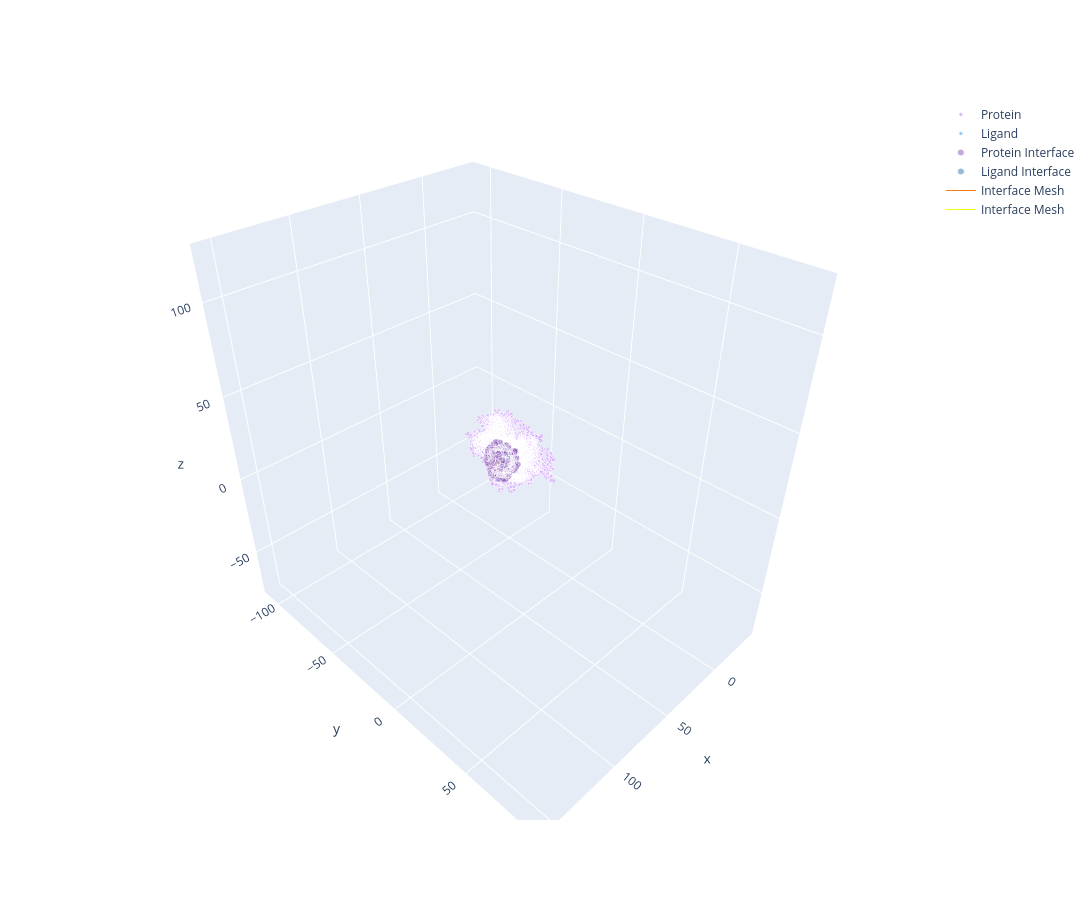

Here is the notebook cell this chart was saved with:
### Code cell
lig_neighbors_idx, prot_neighbors_idx = find_neighbor_indexes(
        lig_xyz,
        prot_xyz,
        6.0,
    )

prot_full = go.Scatter3d(
    x=prot_xyz.T[0],
    y=prot_xyz.T[1],
    z=prot_xyz.T[2],
    marker=go.scatter3d.Marker(
        color="#CD9EF7",
        size=prot_vdw*3,
    ),
    mode="markers",
    name="Protein",
)
lig_full = go.Scatter3d(
    x=lig_xyz.T[0],
    y=lig_xyz.T[1],
    z=lig_xyz.T[2],
    marker=go.scatter3d.Marker(
        color="#64BAFF",
        size=lig_vdw*3,
    ),
    mode="markers",
    name="Ligand",
)
prot_interface = go.Scatter3d(
    x=prot_xyz.T[0, prot_neighbors_idx],
    y=prot_xyz.T[1, prot_neighbors_idx],
    z=prot_xyz.T[2, prot_neighbors_idx],
    marker=go.scatter3d.Marker(
        color="#8A56B9",
        size=prot_vdw*5,
        opacity=0.5,
    ),
    mode="markers",
    name="Protein Interface",
)
lig_interface = go.Scatter3d(
    x=lig_xyz.T[0, lig_neighbors_idx],
    y=lig_xyz.T[1, lig_neighbors_idx],
    z=lig_xyz.T[2, lig_neighbors_idx],
    marker=go.scatter3d.Marker(
        color="#317AB5",
        size=lig_vdw*5,
        opacity=0.5,
    ),
    mode="markers",
    name="Ligand Interface",
)
interface = go.Mesh3d(
    x=smooth_mesh.vertices.T[0],
    y=smooth_mesh.vertices.T[1],
    z=smooth_mesh.vertices.T[2],
    i=smooth_mesh.faces.T[0],
    j=smooth_mesh.faces.T[1],
    k=smooth_mesh.faces.T[2],
    opacity=0.1,
    flatshading=True,
    color="#FFA154",
    name="Interface",
)

interface2 = go.Mesh3d(
    x=weird_mesh.vertices.T[0],
    y=weird_mesh.vertices.T[1],
    z=weird_mesh.vertices.T[2],
    i=weird_mesh.faces.T[0],
    j=weird_mesh.faces.T[1],
    k=weird_mesh.faces.T[2],
    opacity=0.2,
    flatshading=True,
    color="#FFFF54",
    name="Interface",
)

x_edges, y_edges, z_edges = [], [], []
for face in smooth_mesh.faces:
    for i in range(3):
        v0, v1 = face[i], face[(i+1)%3]
        x_edges.extend([smooth_mesh.vertices[v0,0], smooth_mesh.vertices[v1,0], None])
        y_edges.extend([smooth_mesh.vertices[v0,1], smooth_mesh.vertices[v1,1], None])
        z_edges.extend([smooth_mesh.vertices[v0,2], smooth_mesh.vertices[v1,2], None])

grid = go.Scatter3d(
    x=x_edges, y=y_edges, z=z_edges,
    mode='lines',
    line=dict(color='#F47B18', width=1),
    hoverinfo='skip',
    name="Interface Mesh",
)
x_edges, y_edges, z_edges = [], [], []
for face in weird_mesh.faces:
    for i in range(3):
        v0, v1 = face[i], face[(i+1)%3]
        x_edges.extend([weird_mesh.vertices[v0,0], weird_mesh.vertices[v1,0], None])
        y_edges.extend([weird_mesh.vertices[v0,1], weird_mesh.vertices[v1,1], None])
        z_edges.extend([weird_mesh.vertices[v0,2], weird_mesh.vertices[v1,2], None])

grid2 = go.Scatter3d(
    x=x_edges, y=y_edges, z=z_edges,
    mode='lines',
    line=dict(color='#F4FF18', width=1),
    hoverinfo='skip',
    name="Interface Mesh",
)

fig = go.Figure(
    data=[
        prot_full,
        lig_full,
        prot_interface,
        lig_interface,
        interface,
        interface2,
        grid,
        grid2,
        
    ],
)

fig.update_layout(
    width=1200,
    height=900,
    scene=dict(
        xaxis=dict(range=[lig_xyz.T[0].min() - 100, lig_xyz.T[0].max() + 100]),
        yaxis=dict(range=[lig_xyz.T[1].min() - 100, lig_xyz.T[1].max() + 100]),
        zaxis=dict(range=[lig_xyz.T[2].min() - 100, lig_xyz.T[2].max() + 100]),
        aspectmode='data'
    )

)
fig.show()

### Figure 1 — Plotly figure (JSON) as saved in the notebook; plotly's stock layout.template omitted (floating-point values rounded to 4 significant figures; data arrays with more than 128 entries replaced by an {"elided": "..."} marker saying what was removed)
{"data": [{"marker": {"color": "#CD9EF7", "size": {"elided": "2764 float values"}}, "mode": "markers", "name": "Protein", "type": "scatter3d", "x": {"elided": "2764 float values"}, "y": {"elided": "2764 float values"}, "z": {"elided": "2764 float values"}}, {"marker": {"color": "#64BAFF", "size": [5.1, 5.1, 5.1, 5.1, 5.1, 5.1, 5.1, 4.56, 5.1, 5.1, 5.1, 4.56, 5.1, 4.56, 5.1, 4.56, 5.1, 5.1, 5.1, 3.6, 3.6, 3.6, 3.6, 3.6, 3.6, 3.6, 3.6, 3.6, 3.6, 3.6, 3.6, 3.6, 3.6, 3.6, 3.6, 3.6, 3.6, 3.6, 3.6]}, "mode": "markers", "name": "Ligand", "type": "scatter3d", "x": [59.25, 59.66, 59.41, 59.28, 59.22, 60.09, 58.94, 58.66, 60.16, 59.97, 59.16, 59.31, 58, 59.03, 57.62, 59.12, 61.22, 57.19, 56.44, 59.25, 59.34, 61.03, 60.19, 59.47, 60.28, 58.59, 60.84, 58.19, 57.16, 59.22, 62.09, 60.84, 61.44, 56.31, 58, 56.91, 55.53, 56.72, 56.22], "y": [-6.969, -8.383, -9.547, -9.328, -10.25, -10.82, -9.844, -8.438, -10.18, -11.36, -12.32, -13.44, -12.05, -6.285, -10.55, -6.48, -9.125, -10.04, -10.28, -8.289, -11.3, -10.58, -8.578, -11.38, -11.42, -8.219, -11.62, -12.41, -12.55, -5.359, -9.586, -8.359, -8.672, -9.375, -9.492, -10.88, -10.8, -10.64, -9.211], "z": [26.77, 27.03, 26.11, 24.61, 23.66, 26.5, 22.22, 22.06, 21.36, 20.89, 20.84, 20.23, 21.58, 27.8, 21.73, 25.61, 21.17, 20.34, 22.78, 24.27, 23.91, 27, 27.95, 27.19, 25.61, 21.14, 20.3, 22.59, 21.08, 27.61, 20.75, 20.48, 22.12, 20.45, 19.88, 19.72, 22.45, 23.77, 22.83]}, {"marker": {"color": "#8A56B9", "opacity": 0.5, "size": {"elided": "2764 float values"}}, "mode": "markers", "name": "Protein Interface", "type": "scatter3d", "x": {"elided": "308 float values"}, "y": {"elided": "308 float values"}, "z": {"elided": "308 float values"}}, {"marker": {"color": "#317AB5", "opacity": 0.5, "size": [8.5, 8.5, 8.5, 8.5, 8.5, 8.5, 8.5, 7.6, 8.5, 8.5, 8.5, 7.6, 8.5, 7.6, 8.5, 7.6, 8.5, 8.5, 8.5, 6.0, 6.0, 6.0, 6.0, 6.0, 6.0, 6.0, 6.0, 6.0, 6.0, 6.0, 6.0, 6.0, 6.0, 6.0, 6.0, 6.0, 6.0, 6.0, 6.0]}, "mode": "markers", "name": "Ligand Interface", "type": "scatter3d", "x": [59.25, 59.66, 59.41, 59.28, 59.22, 60.09, 58.94, 58.66, 60.16, 59.97, 59.16, 59.31, 58, 59.03, 57.62, 59.12, 61.22, 57.19, 56.44, 59.25, 59.34, 61.03, 60.19, 59.47, 60.28, 58.59, 60.84, 58.19, 57.16, 59.22, 62.09, 60.84, 61.44, 56.31, 58, 56.91, 55.53, 56.72, 56.22], "y": [-6.969, -8.383, -9.547, -9.328, -10.25, -10.82, -9.844, -8.438, -10.18, -11.36, -12.32, -13.44, -12.05, -6.285, -10.55, -6.48, -9.125, -10.04, -10.28, -8.289, -11.3, -10.58, -8.578, -11.38, -11.42, -8.219, -11.62, -12.41, -12.55, -5.359, -9.586, -8.359, -8.672, -9.375, -9.492, -10.88, -10.8, -10.64, -9.211], "z": [26.77, 27.03, 26.11, 24.61, 23.66, 26.5, 22.22, 22.06, 21.36, 20.89, 20.84, 20.23, 21.58, 27.8, 21.73, 25.61, 21.17, 20.34, 22.78, 24.27, 23.91, 27, 27.95, 27.19, 25.61, 21.14, 20.3, 22.59, 21.08, 27.61, 20.75, 20.48, 22.12, 20.45, 19.88, 19.72, 22.45, 23.77, 22.83]}, {"color": "#FFA154", "flatshading": true, "i": {"elided": "840 int values"}, "j": {"elided": "840 int values"}, "k": {"elided": "840 int values"}, "name": "Interface", "opacity": 0.1, "type": "mesh3d", "x": {"elided": "422 float values"}, "y": {"elided": "422 float values"}, "z": {"elided": "422 float values"}}, {"color": "#FFFF54", "flatshading": true, "i": {"elided": "840 int values"}, "j": {"elided": "840 int values"}, "k": {"elided": "840 int values"}, "name": "Interface", "opacity": 0.2, "type": "mesh3d", "x": {"elided": "422 float values"}, "y": {"elided": "422 float values"}, "z": {"elided": "422 float values"}}, {"hoverinfo": "skip", "line": {"color": "#F47B18", "width": 1}, "mode": "lines", "name": "Interface Mesh", "type": "scatter3d", "x": {"elided": "7560 float values"}, "y": {"elided": "7560 float values"}, "z": {"elided": "7560 float values"}}, {"hoverinfo": "skip", "line": {"color": "#F4FF18", "width": 1}, "mode": "lines", "name": "Interface Mesh", "type": "scatter3d", "x": {"elided": "7560 float values"}, "y": {"elided": "7560 float values"}, "z": {"elided": "7560 float values"}}], "layout": {"height": 900, "scene": {"aspectmode": "data", "xaxis": {"range": [-44.47, 162.1]}, "yaxis": {"range": [-113.4, 94.62]}, "zaxis": {"range": [-80.25, 127.9]}}, "width": 1200}}
